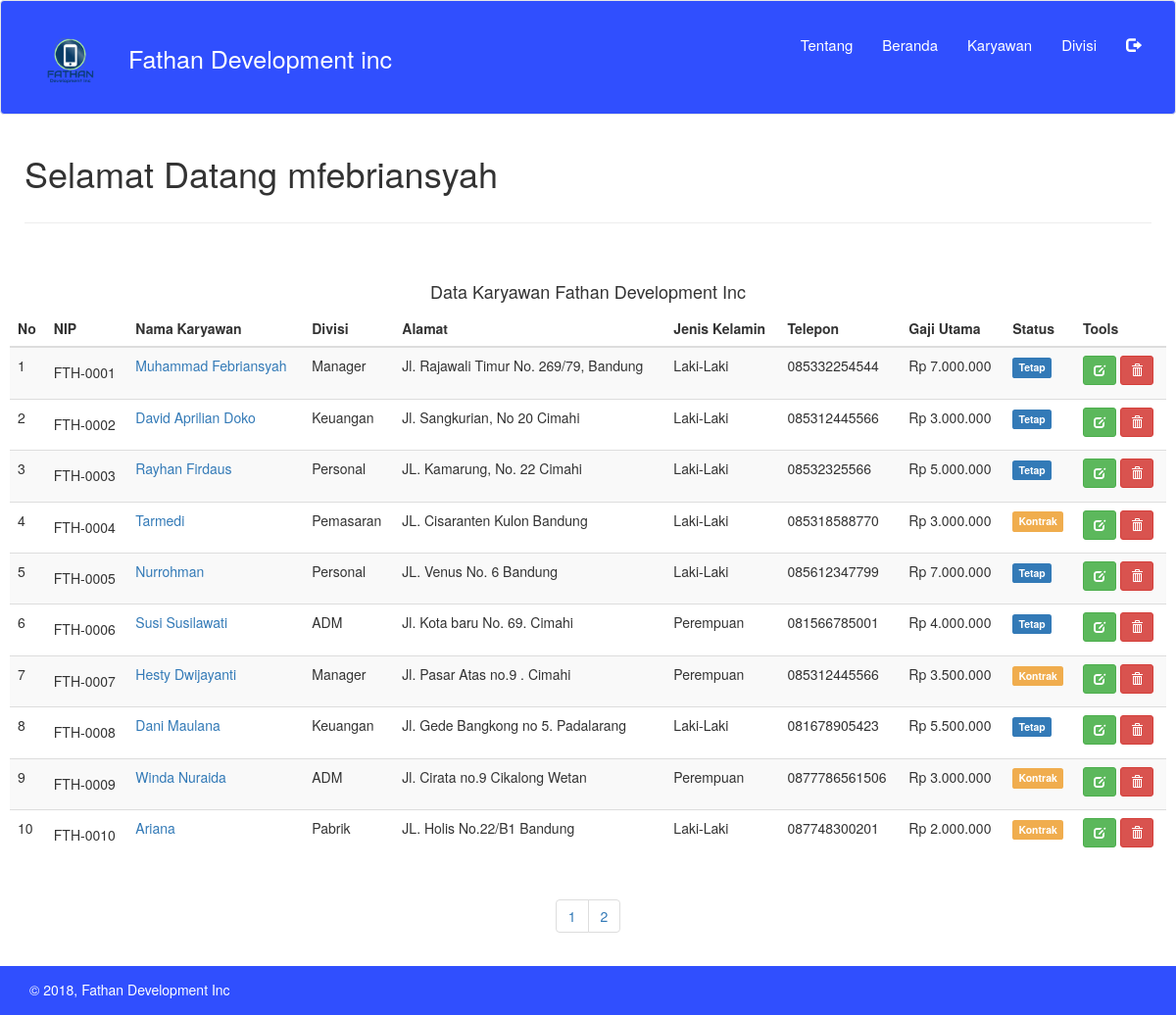
Page /fathan_develop/index.php (signed in) on the committed database.
### tables this page shows
CREATE TABLE `data_karyawan` (
  `nip` varchar(10) NOT NULL,
  `nama` varchar(50) NOT NULL,
  `gambar` varchar(255) NOT NULL,
  `alamat` varchar(100) NOT NULL,
  `gaji` int(50) NOT NULL,
  `departemen` varchar(100) NOT NULL,
  `sex` varchar(20) NOT NULL,
  `status` varchar(20) NOT NULL,
  `no_telp` varchar(20) NOT NULL
);

### fathan_develop/function/karyawan.php (called while the page is built, shortened)
<?php
function tampilkan(){
	$query  = "SELECT * FROM data_karyawan";
	return result($query);
}
function result($query){
	global $link;
	if ($result = mysqli_query($link, $query) or die('gagal menampilkan data')) {
		return $result;
	}
}
 ?>

### fathan_develop/index.php (the view, shortened to what this page needs)
<?php
require_once "core/init.php";
require_once "view/header.php";
$halaman = 10;
$page = isset($_GET["halaman"]) ? (int)$_GET["halaman"] : 1;
$mulai = ($page>1) ? ($page * $halaman) - $halaman : 0;
$result = tampilkan();
$total = mysqli_num_rows($result);
$pages = ceil($total/$halaman);
$query = mysqli_query($link,"SELECT * FROM data_karyawan LIMIT $mulai, $halaman")or die(mysql_error);
function rupiah($nilai, $pecahan = 0) {
    return number_format($nilai, $pecahan, ',', '.');
}
 ?>
  <div class="container-fluid" style="margin:10px;">
      <div class="row">
        <div class="col-md-8">
          <h1>Selamat Datang <?= $_SESSION['user']; ?></h1>
        </div>
        <div class="col-md-4">
          <form method="get">
              <div class="form-group">
                <br>
              </div>
          </form>
        </div>
      </div>
      <hr>
      <div class="row" style="margin-top:50px;">
          <h4 class="text-center">Data Karyawan Fathan Development Inc</h4>
      </div>
      <div class="row">
        <div class="table-responsive">
          <table class="table table-striped table-hover">
            <thead>
              <tr>
                <th>No</th>
                <th>NIP</th>
                <th>Nama Karyawan</th>
                <th>Divisi</th>
                <th>Alamat</th>
                <th>Jenis Kelamin</th>
                <th>Telepon</th>
                <th>Gaji Utama</th>
                <th>Status</th>
                <th>Tools</th>
              </tr>
            </thead>
            <?php
              $no = $mulai+1;
              while ($row = mysqli_fetch_assoc($query)) :?>
            <tr>
              <td><?= $no; ?></td>
              <td><h5><?= $row['nip']; ?></td>
              <td><a href="detail.php?nip=<?= $row['nip']; ?>"><?= $row['nama'];  ?></td>
              <td><?= $row['departemen']; ?></td>
              <td><?= $row['alamat']; ?></td>
              <td><?= $row['sex']; ?></td>
              <td><?= $row['no_telp']; ?></td>
              <td>Rp <?= rupiah($row['gaji']); ?></td>
              <td>
                <?php
                if($row['status'] == 'Tetap'){
									echo '<span class="label label-primary">Tetap</span>';
								}
								else if ($row['status'] == 'Kontrak' ){
									echo '<span class="label label-warning">Kontrak</span>';
								}
                 ?>
              </td>
              <td><a class="btn btn-success btn-sm" href="edit.php?nip=<?= $row['nip']; ?>"><span class="glyphicon glyphicon-edit" aria-hidden="true"></span></a>
                  <a class="btn btn-danger btn-sm" onclick="return confirm('Yakin akan menghapus data ini?')" href="hapus.php?nip=<?= $row['nip']; ?>"><span class="glyphicon glyphicon-trash" aria-hidden="true"></span></a>
              </td>
            </tr>
            <?php
              $no++;
              endwhile; ?>
          </table>
        </div>
        <div class="text-center">
          <ul class="pagination">
            <?php for ($i=1; $i<=$pages ; $i++){ ?>
            <li><a href="?halaman=<?php echo $i; ?>"><?php echo $i; ?></a></li>
            <?php } ?>
          </ul>
        </div>
      </div>
  </div>
<?php
require_once "view/footer.php";
 ?>

### rows in the picture
data_karyawan: nip "FTH-0001", nama "Muhammad Febriansyah", departemen "Manager", alamat "Jl. Rajawali Timur No. 269/79, Bandung", sex "Laki-Laki", no_telp "085332254544", gaji "7.000.000", status "Tetap"
data_karyawan: nip "FTH-0002", nama "David Aprilian Doko", departemen "Keuangan", alamat "Jl. Sangkurian, No 20 Cimahi", sex "Laki-Laki", no_telp "085312445566", gaji "3.000.000", status "Tetap"
data_karyawan: nip "FTH-0003", nama "Rayhan Firdaus", departemen "Personal", alamat "JL. Kamarung, No. 22 Cimahi", sex "Laki-Laki", no_telp "08532325566", gaji "5.000.000", status "Tetap"
data_karyawan: nip "FTH-0004", nama "Tarmedi", departemen "Pemasaran", alamat "JL. Cisaranten Kulon Bandung", sex "Laki-Laki", no_telp "085318588770", gaji "3.000.000", status "Kontrak"
data_karyawan: nip "FTH-0005", nama "Nurrohman", departemen "Personal", alamat "JL. Venus No. 6 Bandung", sex "Laki-Laki", no_telp "085612347799", gaji "7.000.000", status "Tetap"
data_karyawan: nip "FTH-0006", nama "Susi Susilawati", departemen "ADM", alamat "Jl. Kota baru No. 69. Cimahi", sex "Perempuan", no_telp "081566785001", gaji "4.000.000", status "Tetap"
data_karyawan: nip "FTH-0007", nama "Hesty Dwijayanti", departemen "Manager", alamat "Jl. Pasar Atas no.9 . Cimahi", sex "Perempuan", no_telp "085312445566", gaji "3.500.000", status "Kontrak"
data_karyawan: nip "FTH-0008", nama "Dani Maulana", departemen "Keuangan", alamat "Jl. Gede Bangkong no 5. Padalarang", sex "Laki-Laki", no_telp "081678905423", gaji "5.500.000", status "Tetap"
data_karyawan: nip "FTH-0009", nama "Winda Nuraida", departemen "ADM", alamat "Jl. Cirata no.9 Cikalong Wetan", sex "Perempuan", no_telp "0877786561506", gaji "3.000.000", status "Kontrak"
data_karyawan: nip "FTH-0010", nama "Ariana", departemen "Pabrik", alamat "JL. Holis No.22/B1 Bandung", sex "Laki-Laki", no_telp "087748300201", gaji "2.000.000", status "Kontrak"

### other values in the picture
$_SESSION['user'] "mfebriansyah"
